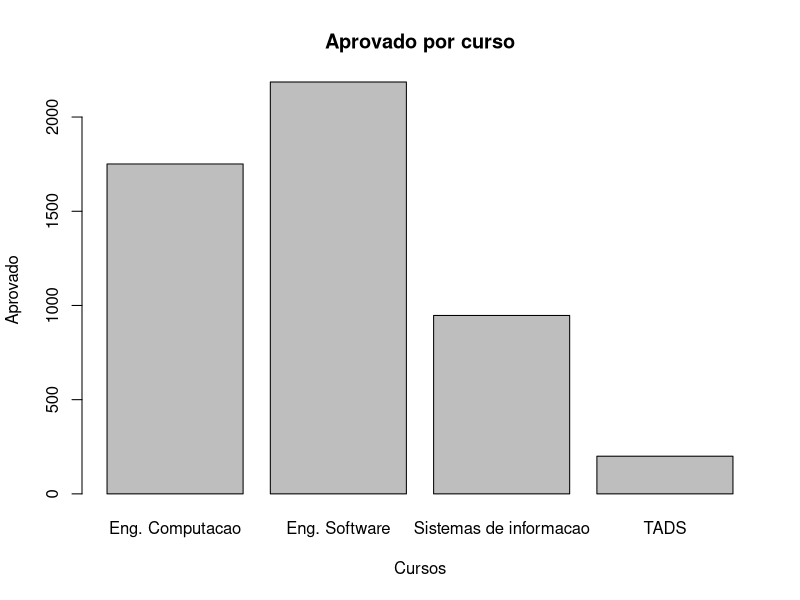
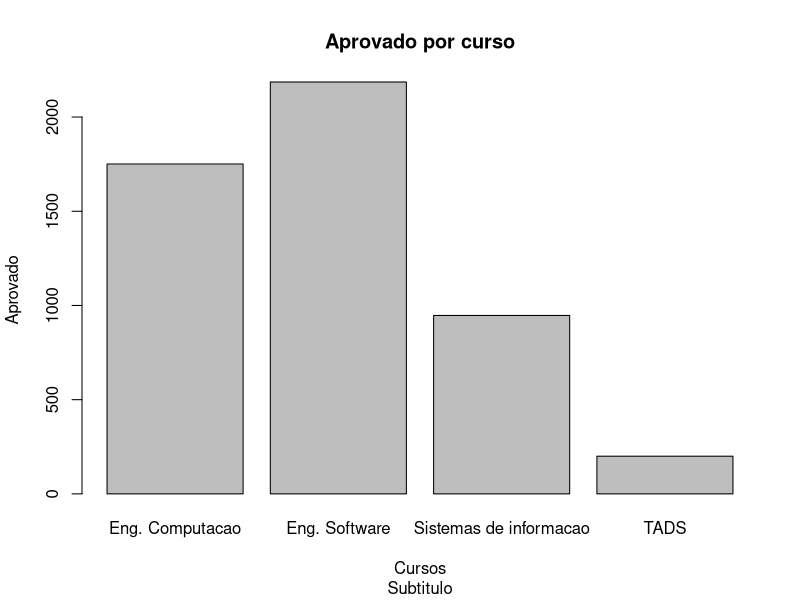

Generate these figures, in order, with R:
curso = c("Eng. Computacao", "Eng. Software", "Sistemas de informacao", "TADS")
aprovado = c(1751, 2186, 947, 200)
reprovado = c(2528, 2132, 1843, 200)


# Primeiro parametro e o eixo Y, segundo argumento e curso
# main titulo do grafico
# lab sao nomes por eixo
barplot(aprovado, names.arg = curso, main = "Aprovado por curso", xlab = "Cursos", 
        ylab = "Aprovado")


# Sub-Titulo
barplot(aprovado, names.arg = curso, main = "Aprovado por curso", xlab = "Cursos", 
        ylab = "Aprovado", sub = "Subtitulo")

# Alterando tamanho do titulo